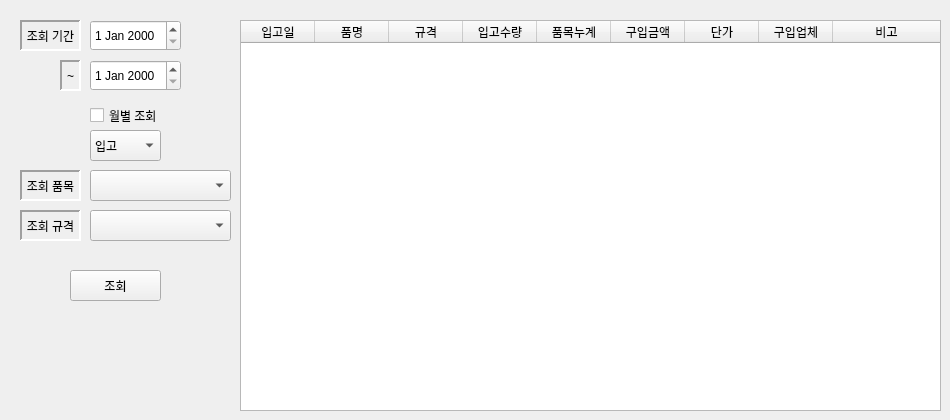
    <widget class="QWidget" name="tab_3">
     <attribute name="title">
      <string>입고/사용 조회</string>
     </attribute>
     <widget class="QTableWidget" name="inUsedTableWidget">
      <property name="geometry">
       <rect>
        <x>240</x>
        <y>20</y>
        <width>701</width>
        <height>391</height>
       </rect>
      </property>
      <property name="alternatingRowColors">
       <bool>true</bool>
      </property>
      <property name="sortingEnabled">
       <bool>true</bool>
      </property>
      <attribute name="horizontalHeaderDefaultSectionSize">
       <number>74</number>
      </attribute>
      <attribute name="horizontalHeaderMinimumSectionSize">
       <number>30</number>
      </attribute>
      <attribute name="horizontalHeaderStretchLastSection">
       <bool>true</bool>
      </attribute>
      <attribute name="verticalHeaderDefaultSectionSize">
       <number>36</number>
      </attribute>
      <column>
       <property name="text">
        <string>입고일</string>
       </property>
      </column>
      <column>
       <property name="text">
        <string>품명</string>
       </property>
      </column>
      <column>
       <property name="text">
        <string>규격</string>
       </property>
      </column>
      <column>
       <property name="text">
        <string>입고수량</string>
       </property>
      </column>
      <column>
       <property name="text">
        <string>품목누계</string>
       </property>
      </column>
      <column>
       <property name="text">
        <string>구입금액</string>
       </property>
      </column>
      <column>
       <property name="text">
        <string>단가</string>
       </property>
      </column>
      <column>
       <property name="text">
        <string>구입업체</string>
       </property>
      </column>
      <column>
       <property name="text">
        <string>비고</string>
       </property>
      </column>
     </widget>
     <widget class="QLabel" name="label_4">
      <property name="geometry">
       <rect>
        <x>20</x>
        <y>170</y>
        <width>61</width>
        <height>31</height>
       </rect>
      </property>
      <property name="frameShape">
       <enum>QFrame::Panel</enum>
      </property>
      <property name="frameShadow">
       <enum>QFrame::Sunken</enum>
      </property>
      <property name="lineWidth">
       <number>2</number>
      </property>
      <property name="text">
       <string>조회 품목</string>
      </property>
      <property name="alignment">
       <set>Qt::AlignCenter</set>
      </property>
     </widget>
     <widget class="QLabel" name="label_5">
      <property name="geometry">
       <rect>
        <x>20</x>
        <y>20</y>
        <width>61</width>
        <height>31</height>
       </rect>
      </property>
      <property name="frameShape">
       <enum>QFrame::Panel</enum>
      </property>
      <property name="frameShadow">
       <enum>QFrame::Sunken</enum>
      </property>
      <property name="lineWidth">
       <number>2</number>
      </property>
      <property name="text">
       <string>조회 기간</string>
      </property>
      <property name="alignment">
       <set>Qt::AlignCenter</set>
      </property>
     </widget>
     <widget class="QComboBox" name="CB_inUsedQueryItems">
      <property name="geometry">
       <rect>
        <x>90</x>
        <y>170</y>
        <width>141</width>
        <height>31</height>
       </rect>
      </property>
     </widget>
     <widget class="QDateEdit" name="DE_inUsedQueryFromDate">
      <property name="geometry">
       <rect>
        <x>90</x>
        <y>20</y>
        <width>91</width>
        <height>31</height>
       </rect>
      </property>
     </widget>
     <widget class="QCheckBox" name="checkBox">
      <property name="geometry">
       <rect>
        <x>90</x>
        <y>100</y>
        <width>81</width>
        <height>31</height>
       </rect>
      </property>
      <property name="text">
       <string>월별 조회</string>
      </property>
     </widget>
     <widget class="QLabel" name="label_8">
      <property name="geometry">
       <rect>
        <x>60</x>
        <y>60</y>
        <width>21</width>
        <height>31</height>
       </rect>
      </property>
      <property name="frameShape">
       <enum>QFrame::Panel</enum>
      </property>
      <property name="frameShadow">
       <enum>QFrame::Sunken</enum>
      </property>
      <property name="lineWidth">
       <number>2</number>
      </property>
      <property name="text">
       <string>~</string>
      </property>
      <property name="alignment">
       <set>Qt::AlignCenter</set>
      </property>
     </widget>
     <widget class="QDateEdit" name="DE_inUsedQueryToDate">
      <property name="geometry">
       <rect>
        <x>90</x>
        <y>60</y>
        <width>91</width>
        <height>31</height>
       </rect>
      </property>
     </widget>
     <widget class="QPushButton" name="PB_inUsedQuery">
      <property name="geometry">
       <rect>
        <x>70</x>
        <y>270</y>
        <width>91</width>
        <height>31</height>
       </rect>
      </property>
      <property name="text">
       <string>조회</string>
      </property>
     </widget>
     <widget class="QComboBox" name="CB_inUsedQuerySpecs">
      <property name="geometry">
       <rect>
        <x>90</x>
        <y>210</y>
        <width>141</width>
        <height>31</height>
       </rect>
      </property>
     </widget>
     <widget class="QLabel" name="label_30">
      <property name="geometry">
       <rect>
        <x>20</x>
        <y>210</y>
        <width>61</width>
        <height>31</height>
       </rect>
      </property>
      <property name="frameShape">
       <enum>QFrame::Panel</enum>
      </property>
      <property name="frameShadow">
       <enum>QFrame::Sunken</enum>
      </property>
      <property name="lineWidth">
       <number>2</number>
      </property>
      <property name="text">
       <string>조회 규격</string>
      </property>
      <property name="alignment">
       <set>Qt::AlignCenter</set>
      </property>
     </widget>
     <widget class="QComboBox" name="CB_inUsedInOut">
      <property name="geometry">
       <rect>
        <x>90</x>
        <y>130</y>
        <width>71</width>
        <height>31</height>
       </rect>
      </property>
      <item>
       <property name="text">
        <string>입고</string>
       </property>
      </item>
      <item>
       <property name="text">
        <string>사용</string>
       </property>
      </item>
     </widget>
    </widget>
